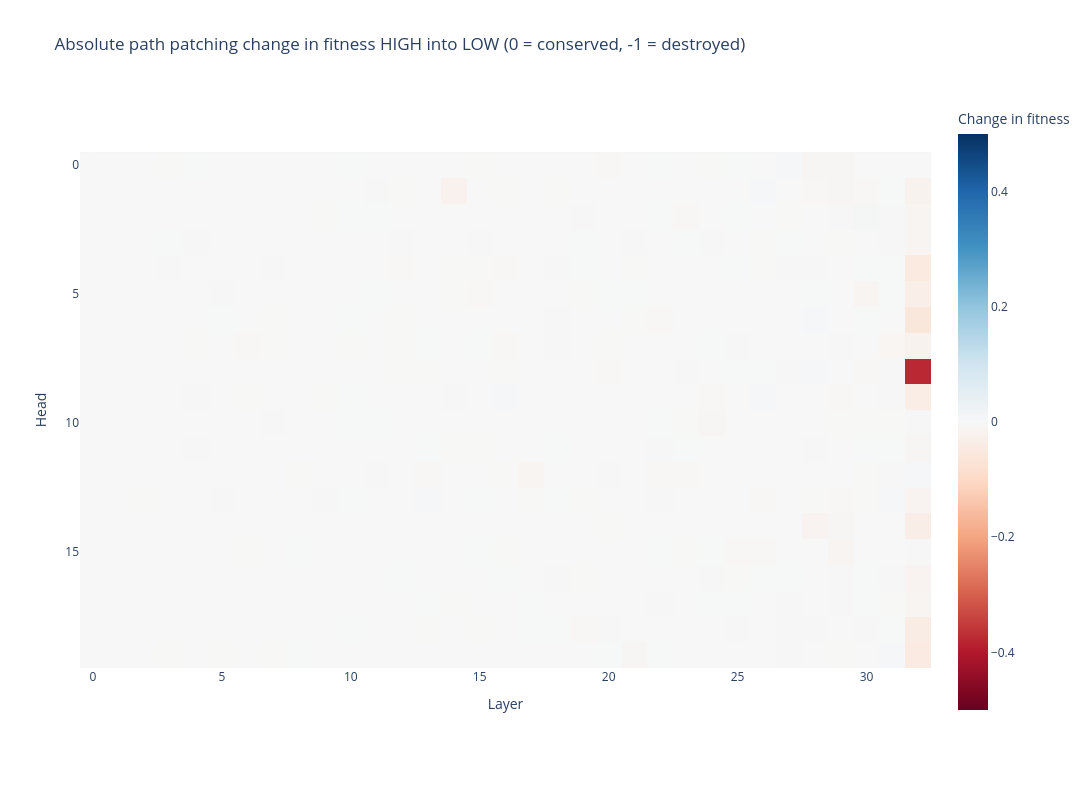

Notebook source saved alongside this figure:
### Code cell
imshow(
    abs_patch_head.T,
    labels={"x": "Layer", "y": "Head", "color": "Change in fitness"},
    title="Absolute path patching change in fitness HIGH into LOW (0 = conserved, -1 = destroyed)",
    width=1200,
    height=800,
    range_color=(-0.5,0.5)
)

### Figure 1 — Plotly figure (JSON) as saved in the notebook; plotly's stock layout.template omitted (floating-point values rounded to 4 significant figures; data arrays with more than 128 entries replaced by an {"elided": "..."} marker saying what was removed)
{"data": [{"coloraxis": "coloraxis", "hovertemplate": "Layer: %{x}<br>Head: %{y}<br>Change in fitness: %{z}<extra></extra>", "name": "0", "type": "heatmap", "xaxis": "x", "yaxis": "y", "z": {"elided": "20x33 float values"}}], "layout": {"coloraxis": {"cmax": 0.5, "cmid": 0, "cmin": -0.5, "colorbar": {"title": {"text": "Change in fitness"}}, "colorscale": [[0, "rgb(103,0,31)"], [0.1, "rgb(178,24,43)"], [0.2, "rgb(214,96,77)"], [0.3, "rgb(244,165,130)"], [0.4, "rgb(253,219,199)"], [0.5, "rgb(247,247,247)"], [0.6, "rgb(209,229,240)"], [0.7, "rgb(146,197,222)"], [0.8, "rgb(67,147,195)"], [0.9, "rgb(33,102,172)"], [1, "rgb(5,48,97)"]]}, "height": 800, "title": {"text": "Absolute path patching change in fitness HIGH into LOW (0 = conserved, -1 = destroyed)"}, "width": 1200, "xaxis": {"anchor": "y", "constrain": "domain", "domain": [0, 1], "scaleanchor": "y", "title": {"text": "Layer"}}, "yaxis": {"anchor": "x", "autorange": "reversed", "constrain": "domain", "domain": [0, 1], "title": {"text": "Head"}}}}
